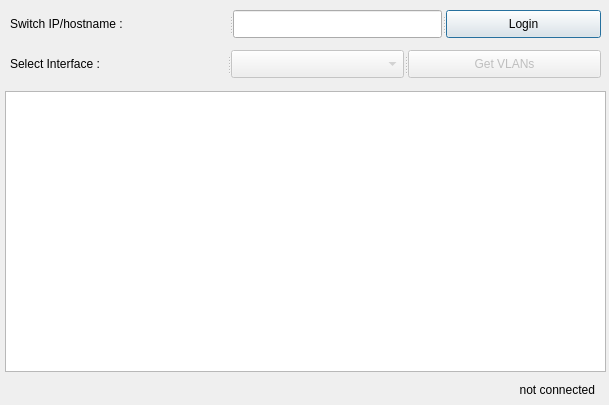
<?xml version="1.0" encoding="UTF-8"?>
<ui version="4.0">
 <class>Dialog</class>
 <widget class="QDialog" name="Dialog">
  <property name="geometry">
   <rect>
    <x>0</x>
    <y>0</y>
    <width>609</width>
    <height>405</height>
   </rect>
  </property>
  <property name="windowTitle">
   <string>Netinfo / VLANs</string>
  </property>
  <widget class="QLabel" name="lbl_status">
   <property name="geometry">
    <rect>
     <x>14</x>
     <y>380</y>
     <width>581</width>
     <height>20</height>
    </rect>
   </property>
   <property name="text">
    <string>not connected</string>
   </property>
   <property name="alignment">
    <set>Qt::AlignRight|Qt::AlignTrailing|Qt::AlignVCenter</set>
   </property>
  </widget>
  <widget class="QTableView" name="tbl_results">
   <property name="geometry">
    <rect>
     <x>5</x>
     <y>91</y>
     <width>601</width>
     <height>281</height>
    </rect>
   </property>
  </widget>
  <widget class="QSplitter" name="splitter">
   <property name="geometry">
    <rect>
     <x>10</x>
     <y>10</y>
     <width>591</width>
     <height>28</height>
    </rect>
   </property>
   <property name="orientation">
    <enum>Qt::Horizontal</enum>
   </property>
   <widget class="QLabel" name="label">
    <property name="text">
     <string>Switch IP/hostname :</string>
    </property>
   </widget>
   <widget class="QLineEdit" name="txt_hostname"/>
   <widget class="QPushButton" name="btn_login">
    <property name="text">
     <string>Login</string>
    </property>
   </widget>
  </widget>
  <widget class="QSplitter" name="splitter_2">
   <property name="geometry">
    <rect>
     <x>10</x>
     <y>50</y>
     <width>591</width>
     <height>28</height>
    </rect>
   </property>
   <property name="orientation">
    <enum>Qt::Horizontal</enum>
   </property>
   <widget class="QLabel" name="label_2">
    <property name="text">
     <string>Select Interface :</string>
    </property>
   </widget>
   <widget class="QComboBox" name="box_interfaces">
    <property name="enabled">
     <bool>false</bool>
    </property>
   </widget>
   <widget class="QPushButton" name="btn_get_vlans">
    <property name="enabled">
     <bool>false</bool>
    </property>
    <property name="text">
     <string>Get VLANs</string>
    </property>
   </widget>
  </widget>
 </widget>
 <resources/>
 <connections/>
</ui>
